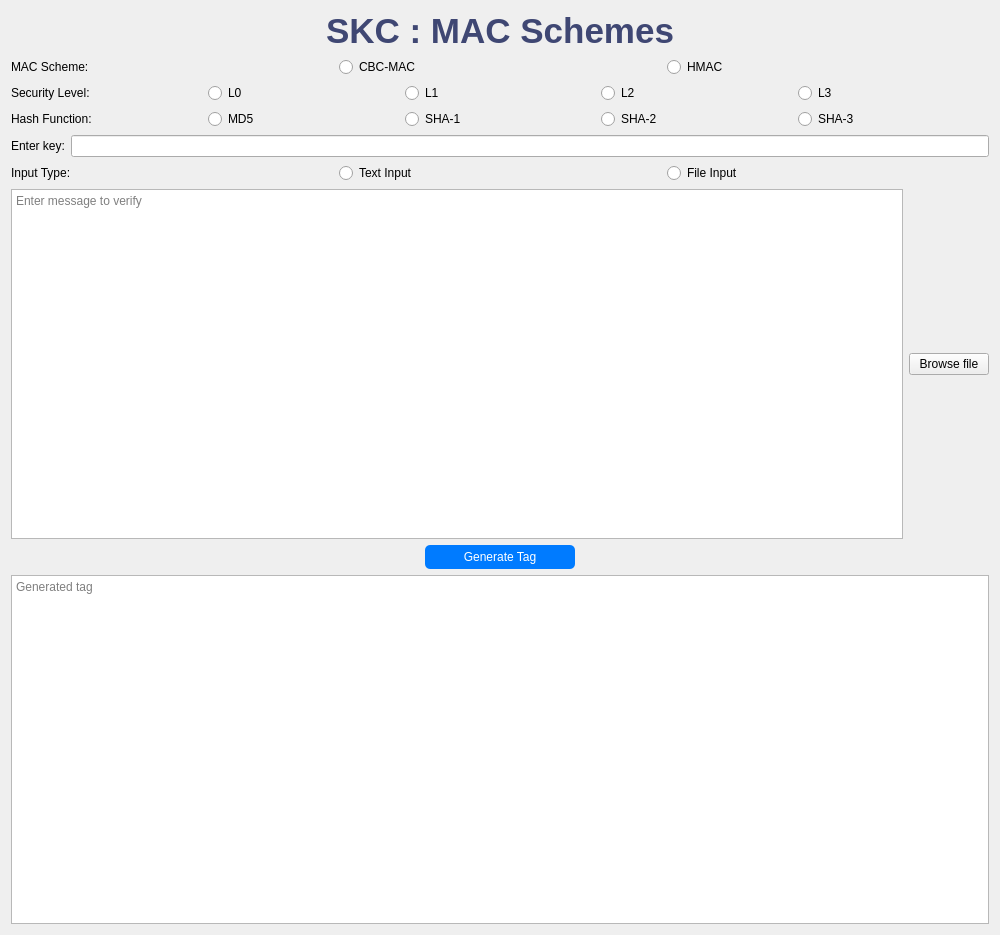
<?xml version="1.0" encoding="UTF-8"?>
<ui version="4.0">
 <class>SKC_MAC_Schemes</class>
 <widget class="QWidget" name="SKC_MAC_Schemes">
  <property name="geometry">
   <rect>
    <x>0</x>
    <y>0</y>
    <width>1000</width>
    <height>935</height>
   </rect>
  </property>
  <property name="windowTitle">
   <string>SKC : MAC Schemes</string>
  </property>
  <layout class="QVBoxLayout" name="verticalLayout">
   <item>
    <widget class="QLabel" name="mainTitle">
     <property name="styleSheet">
      <string>font-size: 35px; font-weight: bold; color: #3f4773;</string>
     </property>
     <property name="text">
      <string>SKC : MAC Schemes</string>
     </property>
     <property name="alignment">
      <set>Qt::AlignCenter</set>
     </property>
    </widget>
   </item>
   <item>
    <layout class="QHBoxLayout" name="macSchemeLayout">
     <item>
      <layout class="QHBoxLayout">
       <item>
        <widget class="QLabel" name="chooseSchemeLabel">
         <property name="text">
          <string>MAC Scheme:</string>
         </property>
        </widget>
       </item>
       <item>
        <widget class="QRadioButton" name="cbcMacRadioButton">
         <property name="text">
          <string>CBC-MAC</string>
         </property>
        </widget>
       </item>
       <item>
        <widget class="QRadioButton" name="hmacRadioButton">
         <property name="text">
          <string>HMAC</string>
         </property>
        </widget>
       </item>
      </layout>
     </item>
    </layout>
   </item>
   <item>
    <layout class="QHBoxLayout" name="securityLevelLayout">
     <item>
      <layout class="QHBoxLayout">
       <item>
        <widget class="QLabel" name="securityLevelLabel">
         <property name="text">
          <string>Security Level:</string>
         </property>
        </widget>
       </item>
       <item>
        <widget class="QRadioButton" name="level0RadioButton">
         <property name="text">
          <string>L0</string>
         </property>
        </widget>
       </item>
       <item>
        <widget class="QRadioButton" name="level1RadioButton">
         <property name="text">
          <string>L1</string>
         </property>
        </widget>
       </item>
       <item>
        <widget class="QRadioButton" name="level2RadioButton">
         <property name="text">
          <string>L2</string>
         </property>
        </widget>
       </item>
       <item>
        <widget class="QRadioButton" name="level3RadioButton">
         <property name="text">
          <string>L3</string>
         </property>
        </widget>
       </item>
      </layout>
     </item>
    </layout>
   </item>
   <item>
    <layout class="QHBoxLayout" name="hashFunctionLayout">
     <item>
      <layout class="QHBoxLayout">
       <item>
        <widget class="QLabel" name="hashFunctionLabel">
         <property name="text">
          <string>Hash Function:</string>
         </property>
        </widget>
       </item>
       <item>
        <widget class="QRadioButton" name="md5RadioButton">
         <property name="text">
          <string>MD5</string>
         </property>
        </widget>
       </item>
       <item>
        <widget class="QRadioButton" name="sha1RadioButton">
         <property name="text">
          <string>SHA-1</string>
         </property>
        </widget>
       </item>
       <item>
        <widget class="QRadioButton" name="sha256RadioButton">
         <property name="text">
          <string>SHA-2</string>
         </property>
        </widget>
       </item>
       <item>
        <widget class="QRadioButton" name="sha3RadioButton">
         <property name="text">
          <string>SHA-3</string>
         </property>
        </widget>
       </item>
      </layout>
     </item>
    </layout>
   </item>

    <item>
        <layout class="QHBoxLayout">
            <item>
                <widget class="QLabel" name="keyLabel">
                    <property name="text">
                        <string>Enter key:</string>
                    </property>
                </widget>
            </item>
            <item>
                <widget class="QLineEdit" name="keyLineEdit"/>
            </item>
        </layout>
    </item>

   <item>
    <layout class="QHBoxLayout" name="inputTypeLayout">
     <item>
      <layout class="QHBoxLayout">
       <item>
        <widget class="QLabel" name="inputTypeLabel">
         <property name="text">
          <string>Input Type:</string>
         </property>
        </widget>
       </item>
       <item>
        <widget class="QRadioButton" name="textInputRadioButton">
         <property name="text">
          <string>Text Input</string>
         </property>
        </widget>
       </item>
       <item>
        <widget class="QRadioButton" name="fileInputRadioButton">
         <property name="text">
          <string>File Input</string>
         </property>
        </widget>
       </item>
      </layout>
     </item>
    </layout>
   </item>
   <item>
    <layout class="QHBoxLayout" name="inputTextLayout">
     <item>
      <widget class="QTextEdit" name="inputText">
       <property name="placeholderText">
        <string>Enter message to verify</string>
       </property>
      </widget>
     </item>
     <item>
      <widget class="QPushButton" name="chooseFileButton">
       <property name="text">
        <string>Browse file</string>
       </property>
      </widget>
     </item>
    </layout>
   </item>
   <item>
    <layout class="QHBoxLayout" name="verifyButtonLayout">
     <item>
      <widget class="QPushButton" name="verifyButton">
       <property name="maximumSize">
        <size>
         <width>150</width>
         <height>30</height>
        </size>
       </property>
       <property name="styleSheet">
        <string>background-color: #007BFF; color: white; padding: 5px 10px; border-radius: 5px;</string>
       </property>
       <property name="text">
        <string>Generate Tag</string>
       </property>
      </widget>
     </item>
    </layout>
   </item>
   <item>
    <layout class="QHBoxLayout" name="outputTextLayout">
     <item>
      <widget class="QTextEdit" name="outputText">
       <property name="readOnly">
        <bool>true</bool>
       </property>
       <property name="placeholderText">
        <string>Generated tag</string>
       </property>
      </widget>
     </item>
    </layout>
   </item>
  </layout>
 </widget>
 <resources/>
 <connections/>
</ui>
